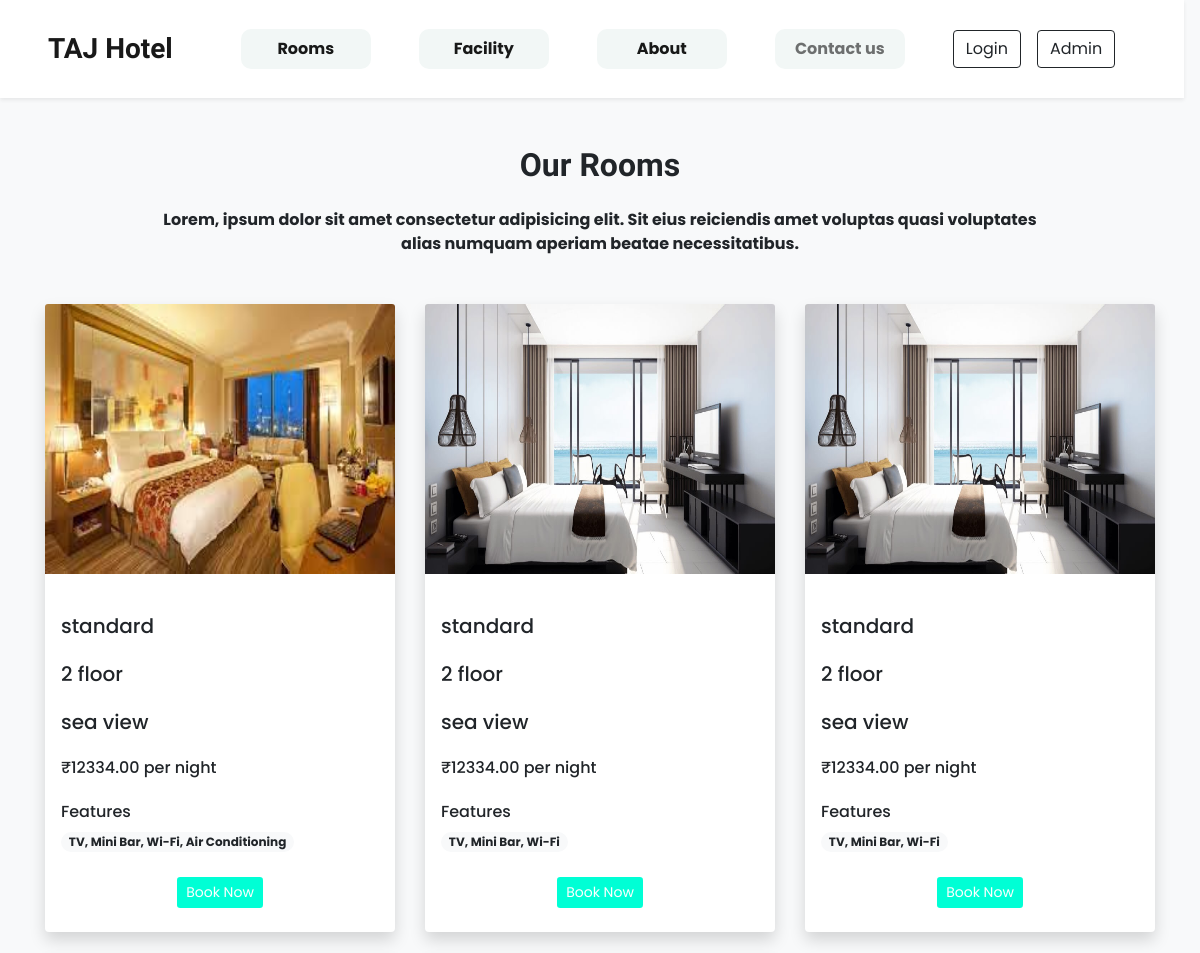
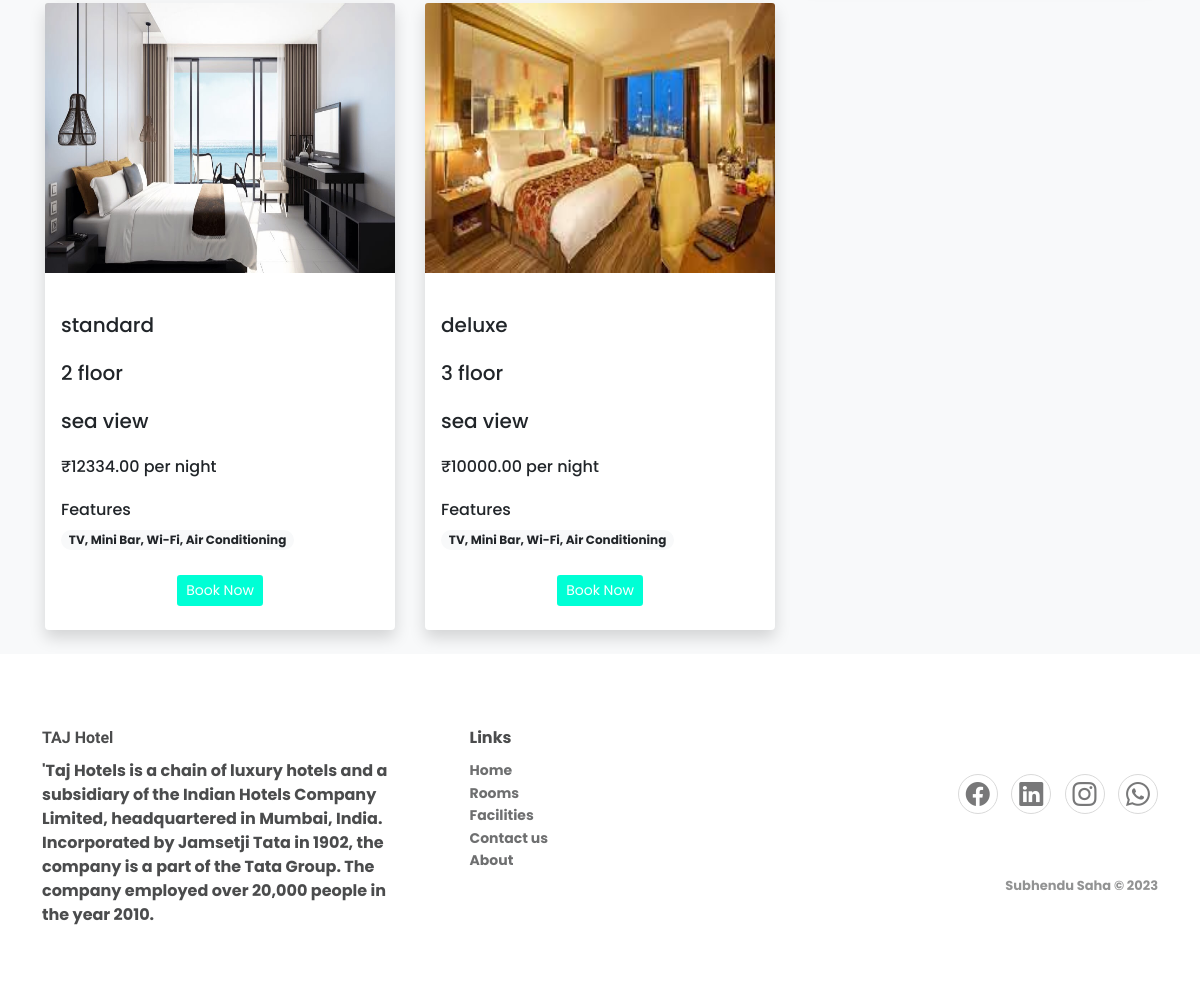
The page /Mini_Project/room.php on the database its author committed (2 pictures, top to bottom).
### tables this page shows
CREATE TABLE `rooms` (
  `room_number` int(10) NOT NULL,
  `room_type` varchar(50) NOT NULL,
  `occupancy` int(11) NOT NULL,
  `bed_type` varchar(20) NOT NULL,
  `view_type` varchar(50) DEFAULT NULL,
  `price` decimal(10,2) NOT NULL,
  `is_available` tinyint(1) NOT NULL,
  `description` text DEFAULT NULL,
  `floor` int(11) DEFAULT NULL,
  `image_url` varchar(255) DEFAULT NULL,
  `features_ids` varchar(255) DEFAULT NULL
);

### Mini_Project/room.php (the view, shortened to what this page needs)
<!DOCTYPE html>
<html lang="en">
<head>
    <?php   require("inc/links.php");?>
    <link rel="stylesheet" href="index.css?v=<?php echo time(); ?>">
</head>
<body class="bg-light">
    <?php require("inc/navBar.php")?>
    <div class="my-5 px-4">
        <h2 class="fw-bold h-font text-center">Our Rooms</h2>
        <p class="text-center mt-4">
            Lorem, ipsum dolor sit amet consectetur adipisicing elit.
            Sit eius reiciendis amet voluptas quasi voluptates <br>alias
             numquam aperiam beatae necessitatibus.
        </p>
    </div>
        <div class="container">
            <div class="row">
                <?php
                    $query = "SELECT rooms.*, GROUP_CONCAT(features.name SEPARATOR ', ') AS features_list
                            FROM rooms
                            LEFT JOIN features ON FIND_IN_SET(features.id, rooms.features_ids)
                            GROUP BY rooms.room_number";
                    $result = $conn->query($query);
                    while ($row = $result->fetch_assoc()) {
                        echo '<div class="col-lg-4 col-md-6 mb-4">';
                        echo '    <div class="card border-0 shadow" style="max-width: 350px; margin:auto;">';
                        echo '        <img class="card-img-top" src="images/Rooms/'. $row['image_url'] . '" alt="Card image cap" style="width: 350px; height: 270px;">';
                        echo '        <div class="card-body">';
                        echo '            <h5 class="mb-4 mt-4">' . $row['room_type'] . '</h5>';
                        echo '            <h5 class="mb-4 mt-4">' . $row['floor'] . ' floor</h5>';
                        echo '            <h5 class="mb-4 mt-4">' . $row['view_type'] . ' view</h5>';
                        echo '            <h6 class="mb-4 mt-4">₹' . $row['price'] . ' per night</h6>';
                        echo '            <div class="features mb-4">';
                        echo '                <h6>Features</h6>';
                        echo '                <span class="badge rounded-pill bg-light text-dark test-wrap">' . $row['features_list'] . '</span>';
                        echo '            </div>';
                        echo '            <div class="d-flex justify-content-evenly mb-2">';
                        echo '                <a href="Booking/booking.php?room_number=' . $row['room_number'] . '" class="btn btn-submit btn-sm text-white shadow-none">Book Now</a>';
                        echo '            </div>';
                        echo '        </div>';
                        echo '    </div>';
                        echo '</div>';
                    }
                ?>
            </div>
        </div>
    <?php require("inc/footer.php")?>
</body>
</html>

### Mini_Project/inc/links.php (shortened to what this page needs)
<link href="https://cdn.jsdelivr.net/npm/bootstrap@5.0.2/dist/css/bootstrap.min.css" rel="stylesheet">
<link rel="stylesheet" href="https://cdn.jsdelivr.net/npm/bootstrap-icons@1.10.5/font/bootstrap-icons.css">

### Mini_Project/inc/navBar.php (shortened to what this page needs)
<nav class="navbar  navbar-expand-lg navbar-light   me-3 px-lg-3 py-lg-2 shadow-sm sticky-top">
        <div class="container-fluid">
            <a class="navbar-brand me-5 mb-9 fw-bold fs-3 h-font" href="index.php">TAJ Hotel</a>
            <div class="collapse navbar-collapse" id="navbarSupportedContent">
                <ul class="navbar-nav col-mb-2 me-5 mb-2 mb-lg-0">
                    <li class="nav-item">
                    <a class="nav-link me-5 col-mb-2 fw-bold active" aria-current="page" href="room.php">Rooms</a>
                    </li>
                    <li class="nav-item">
                    <a class="nav-link me-5 col-mb-2 fw-bold active" aria-current="page" href="facility.php">Facility</a>
                    </li>
                    <li class="nav-item">
                    <a class="nav-link me-5 col-mb-2 fw-bold active" aria-current="page" href="#">About </a>
                    </li>
                    <li class="nav-item">
                    <a class="nav-link fw-bold" href="#">Contact us</a>
                    </li>
                </ul>
                <form action="logout.php" method="post">
                    <?php
                    if(isset($_SESSION['is_user_login']) && $_SESSION['is_user_login'] === true){
                        echo '<a href="Users/UserPage.php" class="btn btn-outline-dark shadow-none me-lg-3 me-2">Home</a>';
                            echo '<button type="submit"  class="btn btn-outline-dark shadow-none me-lg-3 me-2" >
                            Logout
                            </button>';
                    }
                    else{
                        echo '<button type="button" class="btn btn-outline-dark shadow-none me-lg-3 me-2 ml-auto order-md-2" data-bs-toggle="modal" data-bs-target="#LoginModel">
                        Login
                        </button>';
                        echo '<button type="button" class="btn btn-outline-dark shadow-none" data-bs-toggle="modal" data-bs-target="#AdminModel">
                            Admin
                        </button>';
                    }
                    echo '</form>';
                    ?>
            </div>
        </div>
    </nav>
                            <?php require("capture.php") ?>

### Mini_Project/inc/capture.php (shortened to what this page needs)
<!DOCTYPE html>
<html lang="en">
<head>
</head>
<body>
</body>
</html>

### Mini_Project/inc/footer.php
<div class="footer-clean">
        <footer>
            <div class="container">
                <div class="row d-flex justify-content-between">
                    <div class="col-lg-4 pt-4 ">
                        <h3 class="h-font">TAJ Hotel</h3>
                        <p>
                           'Taj Hotels is a chain of luxury hotels and a subsidiary of the Indian Hotels Company Limited, headquartered in Mumbai, India. Incorporated by Jamsetji Tata in 1902,
                            the company is a part of the Tata Group. The company employed over 20,000 people in the year 2010.
                        </p>
                    </div>
                    <div class="col-lg-4 pt-4 ">
                        <h3>Links</h3>
                            <ul>
                            <li><a href="#">Home</a></li>
                            <li><a href="#">Rooms</a></li>
                            <li><a href="#">Facilities</a></li>
                            <li><a href="#">Contact us</a></li>
                            <li><a href="#">About</a></li>
                        </ul>
                    </div>
                    <div class="col-lg-3 item social pt-5">
                        <a href="#"><i class="bi bi-facebook"></i></a>
                        <a href="#"><i class="bi bi-linkedin"></i></a>
                        <a href="#"><i class="bi bi-instagram"></i></a>
                        <a href="#"><i class="bi bi-whatsapp"></i></a>
                        <p class="copyright pt-5">Subhendu Saha © 2023</p>
                    </div>
                </div>
            </div>
        </footer>
    </div>

### Mini_Project/index.css (style rules this page uses)
nav { z-index: 1; background-color: white; }
.navbar-brand { padding: 20px; }
.nav-link { width: 130px; height: 40px; border: none; outline: none; cursor: pointer; position: relative; z-index: 0; border-radius: 10px; text-align: center; padding-bottom: 20px; }
.nav-link:before { content: ''; background: linear-gradient(45deg, #ff0000, #ff7300, #fffb00, #48ff00, #00ffd5, #002bff, #7a00ff, #ff00c8, #ff0000); position: absolute; top: -2px; left:-2px; background-size: 400%; z-index: -1; filter: blur(5px); width: calc(100% + 4px); height: calc(100% + 4px); animation: glowing 20s linear infinite; opacity: 0; transition: opacity .3s ease-in-out; border-radius: 10px; padding-bottom: 10px; }
.nav-link:after { z-index: -1; content: ''; position: absolute; width: 100%; height: 100%; background: #f2f7f6; left: 0; top: 0; border-radius: 10px; padding-bottom: 10px; }
.btn-submit { background-color: #00ffd5; }
.footer-clean { padding:50px 0; background-color:#fff; color:#4b4c4d; }
.footer-clean h3 { margin-top:0; margin-bottom:12px; font-weight:bold; font-size:16px; }
.footer-clean ul { padding:0; list-style:none; line-height:1.6; font-size:14px; margin-bottom:0; }
.footer-clean ul a { color:inherit; text-decoration:none; opacity:0.8; }
.footer-clean .item.social { text-align:right; }
.footer-clean .item.social > a { font-size:24px; width:40px; height:40px; line-height:40px; display:inline-block; text-align:center; border-radius:50%; border:1px solid #ccc; margin-left:10px; margin-top:22px; color:inherit; opacity:0.75; }
.footer-clean .copyright { margin-top:14px; margin-bottom:0; font-size:13px; opacity:0.6; }

### Mini_Project/room.php (style rules this page uses)
* { font-family: 'Poppins', sans-serif; font-weight: bold; }
.h-font { font-family: 'Borel', cursive; }

### rows shown on the page
rooms: image_url (picture), room_type "standard", floor "2", view_type "sea", price "12334.00", features_list "TV, Mini Bar, Wi-Fi, Air Conditioning"
rooms: image_url (picture), room_type "standard", floor "2", view_type "sea", price "12334.00", features_list "TV, Mini Bar, Wi-Fi"
rooms: image_url (picture), room_type "standard", floor "2", view_type "sea", price "12334.00", features_list "TV, Mini Bar, Wi-Fi"
rooms: image_url (picture), room_type "standard", floor "2", view_type "sea", price "12334.00", features_list "TV, Mini Bar, Wi-Fi, Air Conditioning"
rooms: image_url (picture), room_type "deluxe", floor "3", view_type "sea", price "10000.00", features_list "TV, Mini Bar, Wi-Fi, Air Conditioning"
